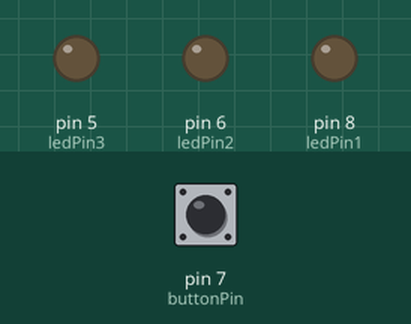
A sketch run on a simulated Arduino Uno, built with avr-gcc and run on an emulated ATmega328P. Parts: output pins drawn as LEDs (lit = HIGH). Dashed ring = blinking. Inputs (shaded band) come from the test bench; at power-on: pin 7 (buttonPin) LOW.

Above: at 1.2 s.
1.3 s: pin 7 (buttonPin) pulled HIGH for 0.15 s
At 1.55 s:
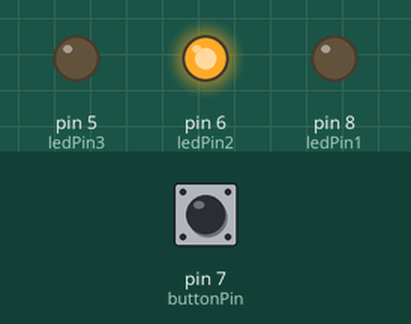
4.3 s: pin 7 (buttonPin) pulled HIGH for 3.2 s
At 4.75 s:
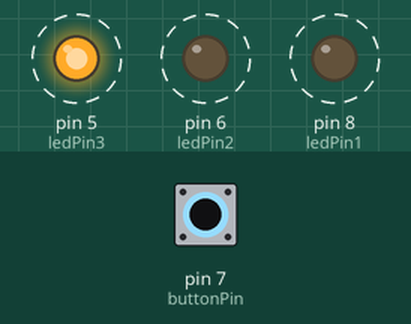
Timing chart, 0 to 9.3 s (numbered marks = the images above; inputs shaded):
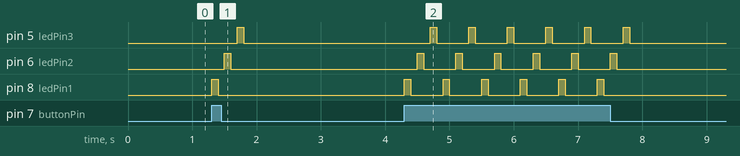

Measured:
- after the input at 1.3 s, pin 5 (ledPin3): LOW → HIGH after 0.40 s, → LOW 0.10 s later; pin 6 (ledPin2): LOW → HIGH after 0.20 s, → LOW 0.10 s later; pin 8 (ledPin1): LOW → HIGH at once, → LOW 0.10 s later
- after the input at 4.3 s, pin 5 (ledPin3): alternates HIGH for 0.10 s and LOW for 0.50 s, 12 changes in all, then stays LOW, starting after 0.40 s; pin 6 (ledPin2): alternates HIGH for 0.10 s and LOW for 0.50 s, 12 changes in all, then stays LOW, starting after 0.20 s

The sketch:

TrippleBlinkButton.ino
```cpp
//vars
const int buttonPin = 7;
const int ledPin1 = 8;
const int ledPin2 = 6;
const int ledPin3 = 5;

int buttonState = 0;  // variable for reading the pushbutton status

void setup() {
  //pin initializing
  pinMode(ledPin1, OUTPUT);
  pinMode(ledPin2, OUTPUT);
  pinMode(ledPin3, OUTPUT);
  pinMode(buttonPin, INPUT);
}

void loop() {
  //read state
  buttonState = digitalRead(buttonPin);

  // check if pressed
  if (buttonState == HIGH) {
    //First LED
    //LED on
    digitalWrite(ledPin1, HIGH);
    delay(100);
    //LED off
    digitalWrite(ledPin1, LOW);
    delay(100);

    //Second LED
    //LED on
    digitalWrite(ledPin2, HIGH);
    delay(100);
    //LED off
    digitalWrite(ledPin2, LOW);
    delay(100);

    //Third LED
    //LED on
    digitalWrite(ledPin3, HIGH);
    delay(100);
    //LED off
    digitalWrite(ledPin3, LOW);
    delay(100);
  } else {
    //LED off
    digitalWrite(ledPin1, LOW);
    digitalWrite(ledPin2, LOW);
    digitalWrite(ledPin3, LOW);
  }
}
```
